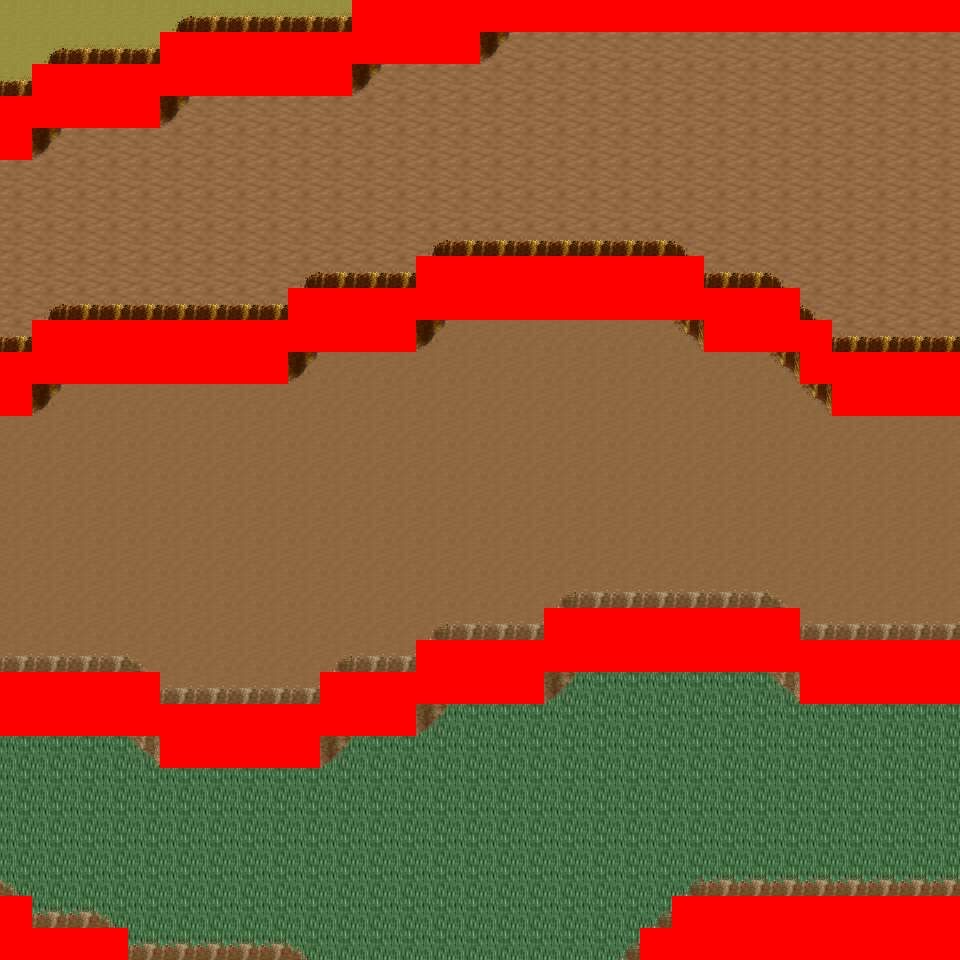

A 2D game scene composited from a Tiled map and its tileset images. What follows is a short description and the map's XML, with each tile layer's data collapsed to a summary:
An orthogonal 30x30 tile map with 32x32 px tiles, 6 tile layers (Ground, Object, Object2, Above, ...), 14 tilesets and 9 objects (9x mapExit).

<map version="1.0" orientation="orthogonal" renderorder="right-down" width="30" height="30" tilewidth="32" tileheight="32" nextobjectid="10">
  <tileset firstgid="1" name="tileset_logic_collision" tilewidth="32" tileheight="32" tilecount="1" columns="1">
    <image source="../drawable/tileset_logic_collision.png" width="32" height="32" />
  </tileset>
  <tileset firstgid="2" name="tileset_ground_ground" tilewidth="32" tileheight="32" tilecount="33" columns="3">
    <image source="../drawable/tileset_ground_ground.png" width="96" height="352" />
  </tileset>
  <tileset firstgid="35" name="tileset_ground_ridge_earth_pale" tilewidth="32" tileheight="32" tilecount="96" columns="12">
    <image source="../drawable/tileset_ground_ridge_earth_pale.png" width="384" height="256" />
  </tileset>
  <tileset firstgid="131" name="tileset_ground_ridge_earth_dark" tilewidth="32" tileheight="32" tilecount="96" columns="12">
    <image source="../drawable/tileset_ground_ridge_earth_dark.png" width="384" height="256" />
  </tileset>
  <tileset firstgid="227" name="tileset_terrain_desert" tilewidth="32" tileheight="32" tilecount="88" columns="8">
    <image source="../drawable/tileset_terrain_desert.png" width="256" height="352" />
  </tileset>
  <tileset firstgid="315" name="tileset_plant_tree_tree_darkgreen" tilewidth="32" tileheight="32" tilecount="88" columns="8">
    <image source="../drawable/tileset_plant_tree_tree_darkgreen.png" width="256" height="352" />
  </tileset>
  <tileset firstgid="403" name="tileset_building_tan_building" tilewidth="32" tileheight="32" tilecount="24" columns="4">
    <image source="../drawable/tileset_building_tan_building.png" width="128" height="192" />
  </tileset>
  <tileset firstgid="427" name="tileset_plant_cactus_2" tilewidth="32" tileheight="32" tilecount="10" columns="5">
    <image source="../drawable/tileset_plant_cactus_2.png" width="160" height="64" />
  </tileset>
  <tileset firstgid="437" name="tileset_ground_sand_2" tilewidth="32" tileheight="32" tilecount="15" columns="5">
    <image source="../drawable/tileset_ground_sand_2.png" width="160" height="96" />
  </tileset>
  <tileset firstgid="452" name="tileset_object_stone_well" tilewidth="32" tileheight="32" tilecount="6" columns="2">
    <image source="../drawable/tileset_object_stone_well.png" width="64" height="96" />
  </tileset>
  <tileset firstgid="458" name="tileset_plant_tree_banana_tree" tilewidth="32" tileheight="32" tilecount="40" columns="4">
    <image source="../drawable/tileset_plant_tree_banana_tree.png" width="128" height="320" />
  </tileset>
  <tileset firstgid="498" name="tileset_ground_sand_edges" tilewidth="32" tileheight="32" tilecount="15" columns="5">
    <image source="../drawable/tileset_ground_sand_edges.png" width="160" height="96" />
  </tileset>
  <tileset firstgid="513" name="tileset_building_window_window_centered" tilewidth="32" tileheight="32" tilecount="1" columns="1">
    <image source="../drawable/tileset_building_window_window_centered.png" width="32" height="32" />
  </tileset>
  <tileset firstgid="514" name="tileset_building_door_closed" tilewidth="32" tileheight="32" tilecount="1" columns="1">
    <image source="../drawable/tileset_building_door_closed.png" width="32" height="32" />
  </tileset>
  <layer name="Ground" width="30" height="30">
    <data>[900 cells, 900 non-empty, 5 distinct tile ids]</data>
  </layer>
  <layer name="Object" width="30" height="30">
    <data>[900 cells, 296 non-empty, 22 distinct tile ids]</data>
  </layer>
  <layer name="Object2" width="30" height="30">
    <data>[900 cells, 0 non-empty, 0 distinct tile ids]</data>
  </layer>
  <layer name="Above" width="30" height="30">
    <data>[900 cells, 2 non-empty, 2 distinct tile ids]</data>
  </layer>
  <layer name="Above2" width="30" height="30">
    <data>[900 cells, 0 non-empty, 0 distinct tile ids]</data>
  </layer>
  <layer name="Walkable" width="30" height="30">
    <data>[900 cells, 189 non-empty, 1 distinct tile ids]</data>
  </layer>
  <objectgroup name="MapEvents">
    <object id="1" name="north" type="mapExit" x="0" y="0" width="352" height="32">
      <properties>
        <property name="map" value="level_0_x3_y147" />
        <property name="x" value="0" />
        <property name="y" value="28" />
      </properties>
    </object>
    <object id="2" name="south" type="mapExit" x="128" y="928" width="512" height="32">
      <properties>
        <property name="map" value="level_0_x3_y149" />
        <property name="x" value="4" />
        <property name="y" value="1" />
      </properties>
    </object>
    <object id="3" name="west" type="mapExit" x="0" y="0" width="32" height="96">
      <properties>
        <property name="map" value="level_0_x2_y148" />
        <property name="x" value="28" />
        <property name="y" value="0" />
      </properties>
    </object>
    <object id="4" name="west2" type="mapExit" x="0" y="160" width="32" height="192">
      <properties>
        <property name="map" value="level_0_x2_y148" />
        <property name="x" value="28" />
        <property name="y" value="5" />
      </properties>
    </object>
    <object id="5" name="west3" type="mapExit" x="0" y="416" width="32" height="256">
      <properties>
        <property name="map" value="level_0_x2_y148" />
        <property name="x" value="28" />
        <property name="y" value="13" />
      </properties>
    </object>
    <object id="6" name="west4" type="mapExit" x="0" y="736" width="32" height="160">
      <properties>
        <property name="map" value="level_0_x2_y148" />
        <property name="x" value="28" />
        <property name="y" value="23" />
      </properties>
    </object>
    <object id="7" name="east" type="mapExit" x="928" y="32" width="32" height="320">
      <properties>
        <property name="map" value="level_0_x4_y148" />
        <property name="x" value="1" />
        <property name="y" value="1" />
      </properties>
    </object>
    <object id="8" name="east2" type="mapExit" x="928" y="416" width="32" height="224">
      <properties>
        <property name="map" value="level_0_x4_y148" />
        <property name="x" value="1" />
        <property name="y" value="13" />
      </properties>
    </object>
    <object id="9" name="east3" type="mapExit" x="928" y="704" width="32" height="192">
      <properties>
        <property name="map" value="level_0_x4_y148" />
        <property name="x" value="1" />
        <property name="y" value="22" />
      </properties>
    </object>
  </objectgroup>
</map>
